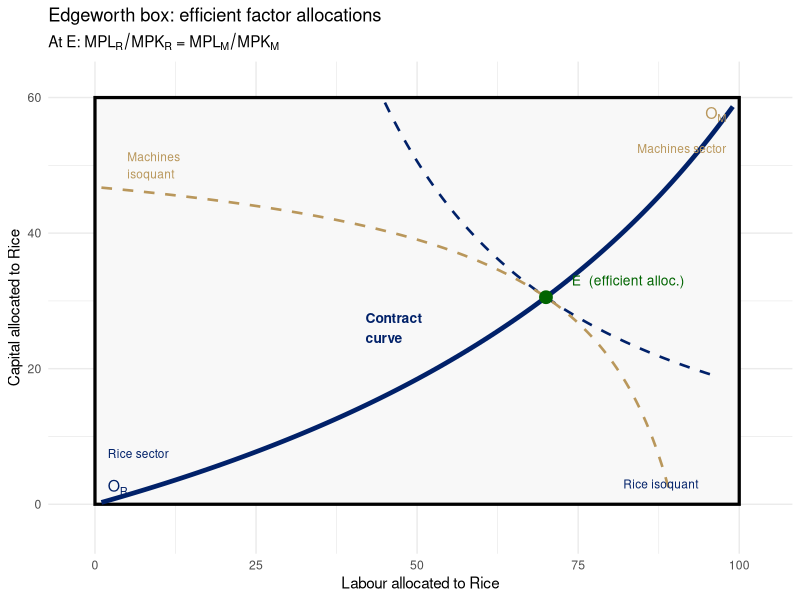
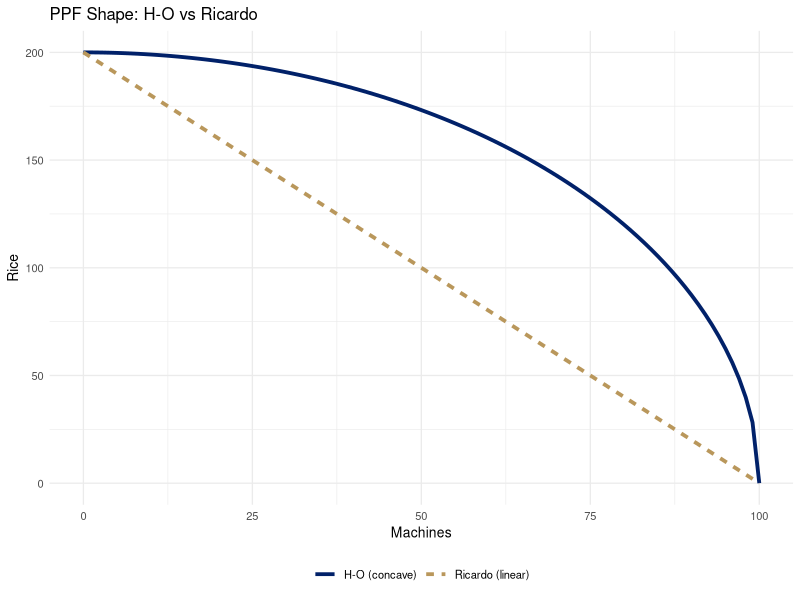
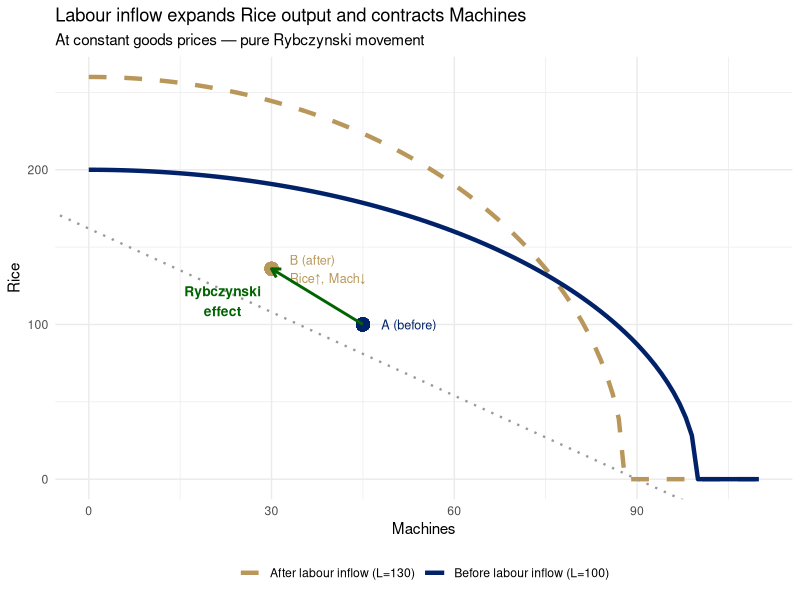
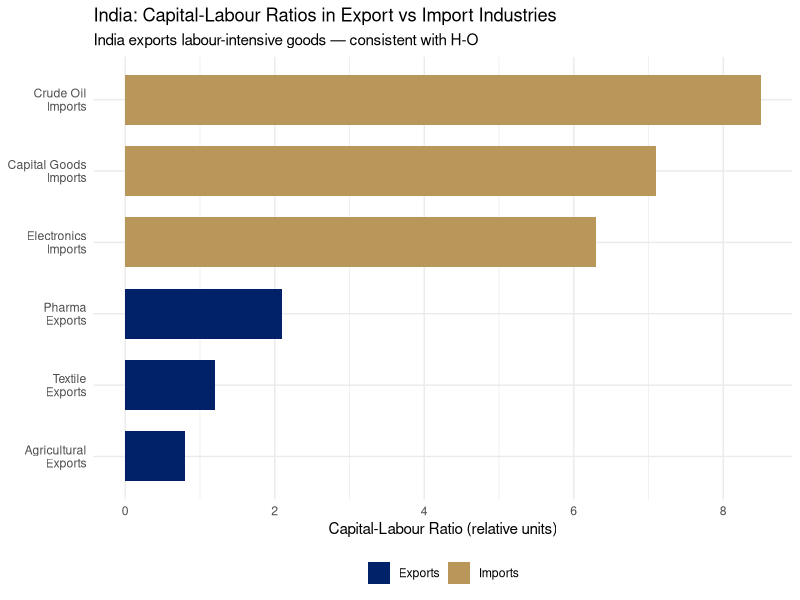
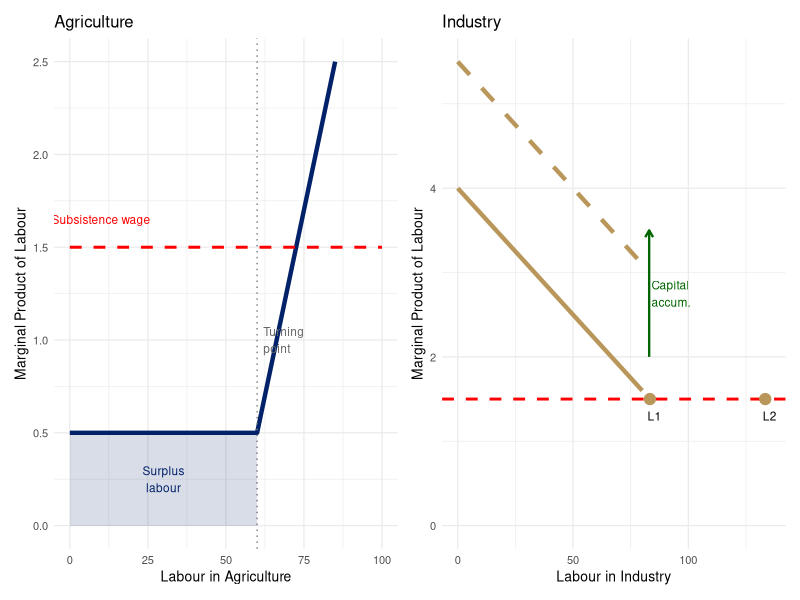

The R script that drew these images, in order:
## ---- chunk 1
#| label: setup
#| include: false
library(ggplot2)
library(patchwork)
library(dplyr)
library(scales)
options(scipen=999)
theme_set(theme_minimal(base_size=11))
knitr::opts_chunk$set(echo = knitr::is_html_output())
## ---- chunk 2
#| label: fig-edgeworth
#| fig-cap: "Edgeworth Box: Efficient Factor Allocation Between Rice and Machines\nSource: Author's illustration."
#| fig-width: 7
#| fig-height: 5
library(ggplot2)

# Box: total Labour = 100, total Capital = 60
# Rice:     Q_R = L_R^0.6 * K_R^0.4  (labour-intensive)
# Machines: Q_M = L_M^0.4 * K_M^0.6  (capital-intensive)
# Contract curve from MRTS_R = MRTS_M:
#   (0.6/0.4)*(K_R/L_R) = (0.4/0.6)*(K_M/L_M)
#   =>  K_R = 240*L_R / (900 - 5*L_R)
L_cc <- seq(1, 99, by = 0.5)
K_cc <- 240 * L_cc / (900 - 5 * L_cc)

# Point E at L_R = 70: visually centred (70% of L-axis, ~51% of K-axis)
L_E <- 70
K_E <- 240 * L_E / (900 - 5 * L_E)   # = 16800/550 ≈ 30.5

# Rice isoquant through E
Q_R_E <- L_E^0.6 * K_E^0.4
iL_R  <- seq(45, 97, by = 0.5)
iK_R  <- (Q_R_E / iL_R^0.6)^(1 / 0.4)
df_R  <- subset(data.frame(L = iL_R, K = iK_R), K >= 0 & K <= 60)

# Machines isoquant through E (drawn in original coords)
# E in machine coords: L_M = 30, K_M ≈ 29.5
Q_M_E <- (100 - L_E)^0.4 * (60 - K_E)^0.6
iLM   <- seq(11, 99, by = 0.5)
iKM   <- (Q_M_E / iLM^0.4)^(1 / 0.6)
df_M  <- subset(data.frame(L = 100 - iLM, K = 60 - iKM),
                K >= 0 & K <= 60 & L >= 0 & L <= 100)

ggplot() +
  annotate("rect", xmin = 0, xmax = 100, ymin = 0, ymax = 60,
           fill = "#f8f8f8", color = "black", linewidth = 1.1) +
  # Isoquants
  geom_line(data = df_R, aes(x = L, y = K),
            color = "#012169", linewidth = 0.9, linetype = "dashed") +
  geom_line(data = df_M, aes(x = L, y = K),
            color = "#B9975B", linewidth = 0.9, linetype = "dashed") +
  # Contract curve
  geom_line(data = data.frame(L = L_cc, K = K_cc), aes(x = L, y = K),
            color = "#012169", linewidth = 1.6) +
  # Efficient allocation E
  geom_point(aes(x = L_E, y = K_E), size = 4, color = "darkgreen") +
  annotate("text", x = 74, y = 33, hjust = 0, size = 3.5,
           label = "E  (efficient alloc.)", color = "darkgreen") +
  # Rice origin
  annotate("text", x = 2, y = 2.5, hjust = 0, size = 4, fontface = "bold",
           label = "O[R]", parse = TRUE, color = "#012169") +
  annotate("text", x = 2, y = 7.5, hjust = 0, size = 3,
           label = "Rice sector", color = "#012169") +
  # Machines origin
  annotate("text", x = 98, y = 57.5, hjust = 1, size = 4, fontface = "bold",
           label = "O[M]", parse = TRUE, color = "#B9975B") +
  annotate("text", x = 98, y = 52.5, hjust = 1, size = 3,
           label = "Machines sector", color = "#B9975B") +
  # Isoquant labels
  annotate("text", x = 82, y = 3, hjust = 0, size = 3,
           label = "Rice isoquant", color = "#012169") +
  annotate("text", x = 5, y = 50, hjust = 0, size = 3,
           label = "Machines\nisoquant", color = "#B9975B") +
  # Contract curve label
  annotate("text", x = 42, y = 26, hjust = 0, size = 3.5, fontface = "bold",
           label = "Contract\ncurve", color = "#012169") +
  labs(
    title    = "Edgeworth box: efficient factor allocations",
    subtitle = expression(paste("At E: ", MPL[R]/MPK[R], " = ", MPL[M]/MPK[M])),
    x        = "Labour allocated to Rice",
    y        = "Capital allocated to Rice"
  ) +
  coord_cartesian(xlim = c(-2, 103), ylim = c(-4, 62)) +
  theme_minimal(base_size = 11)
## ---- chunk 3
#| fig-width: 5
#| fig-height: 4
library(ggplot2)

M_seq <- seq(0, 100, by=1)
R_HO  <- 200 * sqrt(1 - (M_seq/100)^2)  # concave (H-O)
R_Ric <- 200 - 2*M_seq                    # linear (Ricardo)
R_Ric <- pmax(0, R_Ric)

df_ppf2 <- data.frame(
  M = c(M_seq, M_seq),
  R = c(R_HO, R_Ric),
  model = rep(c("H-O (concave)", "Ricardo (linear)"), each=101)
)

ggplot(df_ppf2, aes(x=M, y=R, color=model, linetype=model)) +
  geom_line(linewidth=1.3) +
  scale_color_manual(values=c("H-O (concave)"="#012169",
                               "Ricardo (linear)"="#B9975B")) +
  labs(title="PPF Shape: H-O vs Ricardo",
       x="Machines", y="Rice", color=NULL, linetype=NULL) +
  theme_minimal(base_size=10) +
  theme(legend.position="bottom")
## ---- chunk 4
#| label: fig-rybczynski
#| fig-cap: "Rybczynski Effect: Labour Inflow Shifts PPF\nSource: Author's illustration."
#| fig-width: 7
#| fig-height: 5
library(ggplot2)

M_seq       <- seq(0, 110, by=1)
rice_before <- pmax(0, 200 * sqrt(pmax(0, 1 - (M_seq/100)^2)))
rice_after  <- pmax(0, 260 * sqrt(pmax(0, 1 - (M_seq/88)^2)))

df_ryb <- data.frame(
  M    = c(M_seq, M_seq),
  Rice = c(rice_before, rice_after),
  period = rep(c("Before labour inflow (L=100)",
                 "After labour inflow (L=130)"), each=length(M_seq))
)

ggplot(df_ryb, aes(x=M, y=Rice, color=period, linetype=period)) +
  geom_line(linewidth=1.5) +
  # Price line (slope = constant P_R/P_M)
  geom_abline(slope=-1.8, intercept=162, color="grey60",
              linetype="dotted", linewidth=0.8) +
  # Point A (before)
  geom_point(aes(x=45, y=100), inherit.aes=FALSE,
             color="#012169", size=4) +
  annotate("text", x=48, y=100, label="A (before)",
           hjust=0, size=3.2, color="#012169") +
  # Point B (after) — same price line, more Rice, less M
  geom_point(aes(x=30, y=136), inherit.aes=FALSE,
             color="#B9975B", size=4) +
  annotate("text", x=33, y=136, label="B (after)\nRice↑, Mach↓",
           hjust=0, size=3.2, color="#B9975B") +
  annotate("segment", x=45, y=100, xend=30, yend=136,
           arrow=arrow(length=unit(0.25,"cm")),
           color="darkgreen", linewidth=1) +
  annotate("text", x=22, y=115,
           label="Rybczynski\neffect", color="darkgreen",
           size=3.5, hjust=0.5, fontface="bold") +
  scale_color_manual(values=c(
    "Before labour inflow (L=100)"="#012169",
    "After labour inflow (L=130)" ="#B9975B")) +
  scale_linetype_manual(values=c(
    "Before labour inflow (L=100)"="solid",
    "After labour inflow (L=130)" ="dashed")) +
  labs(title="Labour inflow expands Rice output and contracts Machines",
       subtitle="At constant goods prices — pure Rybczynski movement",
       x="Machines", y="Rice", color=NULL, linetype=NULL) +
  theme_minimal(base_size=11) +
  theme(legend.position="bottom")
## ---- chunk 5
#| label: fig-leontief
#| fig-cap: "Factor Intensity of India's Exports vs Imports (illustrative)\nSource: Author's illustration based on DGCI&S / World Bank data."
#| fig-width: 8
#| fig-height: 4.5
library(ggplot2)

df_leo <- data.frame(
  category = c("Agricultural\nExports", "Textile\nExports",
                "Pharma\nExports", "Capital Goods\nImports",
                "Electronics\nImports", "Crude Oil\nImports"),
  KL_ratio = c(0.8, 1.2, 2.1, 7.1, 6.3, 8.5),
  type = c("Exports","Exports","Exports","Imports","Imports","Imports")
)
df_leo$category <- factor(df_leo$category,
                           levels=df_leo$category[order(df_leo$KL_ratio)])

ggplot(df_leo, aes(x=category, y=KL_ratio, fill=type)) +
  geom_col(width=0.7) +
  scale_fill_manual(values=c("Exports"="#012169", "Imports"="#B9975B")) +
  coord_flip() +
  labs(title="India: Capital-Labour Ratios in Export vs Import Industries",
       subtitle="India exports labour-intensive goods — consistent with H-O",
       x=NULL, y="Capital-Labour Ratio (relative units)", fill=NULL) +
  theme_minimal(base_size=11) +
  theme(legend.position="bottom")
## ---- chunk 6
#| label: fig-lewis
#| fig-cap: "Lewis Model: Surplus Labour Transfer and Structural Transformation\nSource: Author's illustration after Lewis (1954)."
#| fig-width: 9
#| fig-height: 5
library(ggplot2)
library(patchwork)

# Agriculture: flat MPL (surplus labour) then rising
L_agri <- seq(0, 100, by=1)
MPL_agri <- ifelse(L_agri <= 60, 0.5, 0.5 + 0.08*(L_agri - 60))
subsistence <- rep(1.5, 101)

p_agri <- ggplot(data.frame(L=L_agri, MPL=MPL_agri, sub=subsistence)) +
  geom_line(aes(x=L, y=MPL), color="#012169", linewidth=1.5) +
  geom_line(aes(x=L, y=sub), color="red", linewidth=1, linetype="dashed") +
  geom_vline(xintercept=60, linetype="dotted", color="grey50") +
  annotate("text", x=62, y=1.0,
           label="Turning\npoint", size=3, color="grey40", hjust=0) +
  annotate("text", x=10, y=1.65,
           label="Subsistence wage", color="red", size=3) +
  annotate("rect", xmin=0, xmax=60, ymin=0, ymax=0.5,
           alpha=0.15, fill="#012169") +
  annotate("text", x=30, y=0.25,
           label="Surplus\nlabour", size=3, color="#012169", hjust=0.5) +
  labs(title="Agriculture",
       x="Labour in Agriculture", y="Marginal Product of Labour") +
  theme_minimal(base_size=10) +
  ylim(0, 2.5)

# Industry: upward-sloping demand for labour
L_ind <- seq(0, 80, by=1)
MPL_ind0 <- 4.0 - 0.03*L_ind   # initial
MPL_ind1 <- 5.5 - 0.03*L_ind   # after capital accumulation

p_ind <- ggplot() +
  geom_line(data=data.frame(L=L_ind, MPL=MPL_ind0),
            aes(x=L, y=MPL), color="#B9975B", linewidth=1.5) +
  geom_line(data=data.frame(L=L_ind, MPL=MPL_ind1),
            aes(x=L, y=MPL), color="#B9975B", linewidth=1.5, linetype="dashed") +
  geom_hline(yintercept=1.5, color="red", linetype="dashed", linewidth=1) +
  annotate("segment", x=83, y=2.0, xend=83, yend=3.5,
           arrow=arrow(length=unit(0.2,"cm")),
           color="darkgreen", linewidth=0.8) +
  annotate("text", x=84, y=2.75, label="Capital\naccum.", size=3,
           color="darkgreen", hjust=0) +
  geom_point(aes(x=(4.0-1.5)/0.03, y=1.5), size=3.5, color="#B9975B") +
  geom_point(aes(x=(5.5-1.5)/0.03, y=1.5), size=3.5, color="#B9975B") +
  annotate("text", x=(4.0-1.5)/0.03 + 2, y=1.3,
           label="L1", size=3) +
  annotate("text", x=(5.5-1.5)/0.03 + 2, y=1.3,
           label="L2", size=3) +
  labs(title="Industry",
       x="Labour in Industry", y="Marginal Product of Labour") +
  theme_minimal(base_size=10) +
  ylim(0, 5.5)

p_agri + p_ind
